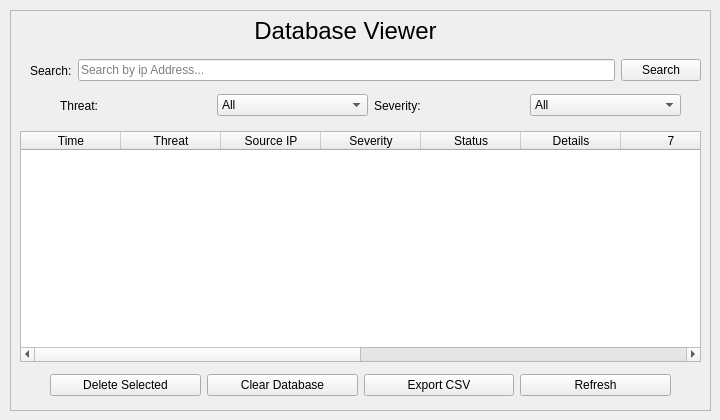
    <widget class="QWidget" name="pageDatabase">
     <widget class="QWidget" name="verticalLayoutWidget_7">
      <property name="geometry">
       <rect>
        <x>10</x>
        <y>10</y>
        <width>701</width>
        <height>401</height>
       </rect>
      </property>
      <layout class="QVBoxLayout" name="verticalLayoutDatabase">
       <item>
        <widget class="QFrame" name="frameDatabase">
         <property name="frameShape">
          <enum>QFrame::StyledPanel</enum>
         </property>
         <property name="frameShadow">
          <enum>QFrame::Sunken</enum>
         </property>
         <widget class="QLabel" name="lblDatabaseTitle">
          <property name="geometry">
           <rect>
            <x>240</x>
            <y>10</y>
            <width>191</width>
            <height>21</height>
           </rect>
          </property>
          <property name="font">
           <font>
            <pointsize>18</pointsize>
           </font>
          </property>
          <property name="text">
           <string>Database Viewer</string>
          </property>
          <property name="alignment">
           <set>Qt::AlignCenter</set>
          </property>
         </widget>
         <widget class="QWidget" name="horizontalLayoutWidget_2">
          <property name="geometry">
           <rect>
            <x>20</x>
            <y>40</y>
            <width>671</width>
            <height>41</height>
           </rect>
          </property>
          <layout class="QHBoxLayout" name="horizontalLayout_3">
           <item>
            <widget class="QLabel" name="label">
             <property name="text">
              <string>Search:</string>
             </property>
            </widget>
           </item>
           <item>
            <widget class="QLineEdit" name="txtSearch">
             <property name="placeholderText">
              <string>Search by ip Address...</string>
             </property>
            </widget>
           </item>
           <item>
            <widget class="QPushButton" name="btnSearch">
             <property name="text">
              <string>Search</string>
             </property>
            </widget>
           </item>
          </layout>
         </widget>
         <widget class="QTableWidget" name="tableDatabase">
          <property name="geometry">
           <rect>
            <x>10</x>
            <y>121</y>
            <width>681</width>
            <height>231</height>
           </rect>
          </property>
          <property name="editTriggers">
           <set>QAbstractItemView::NoEditTriggers</set>
          </property>
          <property name="alternatingRowColors">
           <bool>true</bool>
          </property>
          <property name="selectionMode">
           <enum>QAbstractItemView::SingleSelection</enum>
          </property>
          <property name="selectionBehavior">
           <enum>QAbstractItemView::SelectRows</enum>
          </property>
          <property name="sortingEnabled">
           <bool>true</bool>
          </property>
          <property name="columnCount">
           <number>12</number>
          </property>
          <attribute name="horizontalHeaderStretchLastSection">
           <bool>true</bool>
          </attribute>
          <attribute name="verticalHeaderStretchLastSection">
           <bool>true</bool>
          </attribute>
          <column>
           <property name="text">
            <string>Time</string>
           </property>
          </column>
          <column>
           <property name="text">
            <string>Threat</string>
           </property>
          </column>
          <column>
           <property name="text">
            <string>Source IP</string>
           </property>
          </column>
          <column>
           <property name="text">
            <string>Severity</string>
           </property>
          </column>
          <column>
           <property name="text">
            <string>Status</string>
           </property>
          </column>
          <column>
           <property name="text">
            <string>Details</string>
           </property>
          </column>
          <column/>
          <column/>
          <column/>
          <column/>
          <column/>
          <column/>
         </widget>
         <widget class="QWidget" name="horizontalLayoutWidget_5">
          <property name="geometry">
           <rect>
            <x>40</x>
            <y>360</y>
            <width>621</width>
            <height>31</height>
           </rect>
          </property>
          <layout class="QHBoxLayout" name="horizontalLayout_6">
           <item>
            <widget class="QPushButton" name="btnDeleteAlert">
             <property name="text">
              <string>Delete Selected</string>
             </property>
            </widget>
           </item>
           <item>
            <widget class="QPushButton" name="btnClearDatabase">
             <property name="text">
              <string>Clear Database</string>
             </property>
            </widget>
           </item>
           <item>
            <widget class="QPushButton" name="btnExportCSV">
             <property name="text">
              <string>Export CSV</string>
             </property>
            </widget>
           </item>
           <item>
            <widget class="QPushButton" name="btnRefreshDatabase">
             <property name="text">
              <string>Refresh</string>
             </property>
            </widget>
           </item>
          </layout>
         </widget>
         <widget class="QWidget" name="horizontalLayoutWidget_6">
          <property name="geometry">
           <rect>
            <x>50</x>
            <y>80</y>
            <width>621</width>
            <height>31</height>
           </rect>
          </property>
          <layout class="QHBoxLayout" name="horizontalLayout_7">
           <item>
            <layout class="QHBoxLayout" name="horizontalLayout_4">
             <item>
              <widget class="QLabel" name="lblThreatDatabaseSel">
               <property name="text">
                <string>Threat:</string>
               </property>
              </widget>
             </item>
             <item>
              <widget class="QComboBox" name="cmbThreat">
               <item>
                <property name="text">
                 <string>All</string>
                </property>
               </item>
               <item>
                <property name="text">
                 <string>Port Scan</string>
                </property>
               </item>
               <item>
                <property name="text">
                 <string>SYN Flood</string>
                </property>
               </item>
               <item>
                <property name="text">
                 <string>ICMP Flood</string>
                </property>
               </item>
               <item>
                <property name="text">
                 <string>ARP Spoof</string>
                </property>
               </item>
              </widget>
             </item>
             <item>
              <widget class="QLabel" name="lblSeveritySel">
               <property name="text">
                <string>Severity:</string>
               </property>
              </widget>
             </item>
             <item>
              <widget class="QComboBox" name="cmbSeverity">
               <item>
                <property name="text">
                 <string>All</string>
                </property>
               </item>
               <item>
                <property name="text">
                 <string>Low</string>
                </property>
               </item>
               <item>
                <property name="text">
                 <string>Medium</string>
                </property>
               </item>
               <item>
                <property name="text">
                 <string>High</string>
                </property>
               </item>
               <item>
                <property name="text">
                 <string>Critical</string>
                </property>
               </item>
              </widget>
             </item>
            </layout>
           </item>
          </layout>
         </widget>
        </widget>
       </item>
      </layout>
     </widget>
    </widget>
